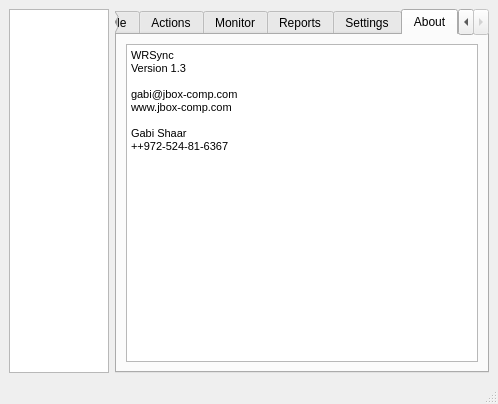
<?xml version="1.0" encoding="UTF-8"?>
<ui version="4.0">
 <class>MainWindow</class>
 <widget class="QMainWindow" name="MainWindow">
  <property name="geometry">
   <rect>
    <x>0</x>
    <y>0</y>
    <width>498</width>
    <height>404</height>
   </rect>
  </property>
  <property name="windowTitle">
   <string>WRSync settings</string>
  </property>
  <widget class="QWidget" name="centralwidget">
   <layout class="QHBoxLayout" name="horizontalLayout_3">
    <item>
     <widget class="QListView" name="tabsView">
      <property name="sizePolicy">
       <sizepolicy hsizetype="Maximum" vsizetype="Expanding">
        <horstretch>0</horstretch>
        <verstretch>0</verstretch>
       </sizepolicy>
      </property>
      <property name="maximumSize">
       <size>
        <width>100</width>
        <height>16777215</height>
       </size>
      </property>
     </widget>
    </item>
    <item>
     <widget class="QTabWidget" name="tabWidget">
      <property name="currentIndex">
       <number>8</number>
      </property>
      <property name="movable">
       <bool>false</bool>
      </property>
      <widget class="QWidget" name="backupsTab">
       <attribute name="title">
        <string>Backups</string>
       </attribute>
       <layout class="QVBoxLayout" name="verticalLayout_6">
        <item>
         <widget class="QListView" name="listView"/>
        </item>
        <item>
         <layout class="QHBoxLayout" name="horizontalLayout_2">
          <item>
           <spacer name="horizontalSpacer_3">
            <property name="orientation">
             <enum>Qt::Horizontal</enum>
            </property>
            <property name="sizeHint" stdset="0">
             <size>
              <width>40</width>
              <height>20</height>
             </size>
            </property>
           </spacer>
          </item>
          <item>
           <widget class="QPushButton" name="pushButton">
            <property name="text">
             <string>Add</string>
            </property>
           </widget>
          </item>
          <item>
           <widget class="QPushButton" name="pushButton_2">
            <property name="text">
             <string>Remove</string>
            </property>
           </widget>
          </item>
         </layout>
        </item>
       </layout>
      </widget>
      <widget class="QWidget" name="sourcesTab">
       <attribute name="title">
        <string>Sources</string>
       </attribute>
       <layout class="QVBoxLayout" name="verticalLayout_2">
        <item>
         <layout class="QHBoxLayout" name="horizontalLayout_5">
          <item>
           <widget class="QPushButton" name="addButton">
            <property name="text">
             <string>Add</string>
            </property>
           </widget>
          </item>
          <item>
           <spacer name="horizontalSpacer">
            <property name="orientation">
             <enum>Qt::Horizontal</enum>
            </property>
            <property name="sizeHint" stdset="0">
             <size>
              <width>40</width>
              <height>20</height>
             </size>
            </property>
           </spacer>
          </item>
          <item>
           <widget class="QPushButton" name="generateFileReportButton">
            <property name="text">
             <string>Generate file map</string>
            </property>
           </widget>
          </item>
          <item>
           <widget class="QPushButton" name="validateSourcesButton">
            <property name="text">
             <string>Validate paths</string>
            </property>
           </widget>
          </item>
         </layout>
        </item>
        <item>
         <widget class="QTextBrowser" name="textBrowser_2">
          <property name="maximumSize">
           <size>
            <width>16777215</width>
            <height>100</height>
           </size>
          </property>
          <property name="html">
           <string>&lt;!DOCTYPE HTML PUBLIC &quot;-//W3C//DTD HTML 4.0//EN&quot; &quot;http://www.w3.org/TR/REC-html40/strict.dtd&quot;&gt;
&lt;html&gt;&lt;head&gt;&lt;meta name=&quot;qrichtext&quot; content=&quot;1&quot; /&gt;&lt;style type=&quot;text/css&quot;&gt;
p, li { white-space: pre-wrap; }
&lt;/style&gt;&lt;/head&gt;&lt;body style=&quot; font-family:'MS Shell Dlg 2'; font-size:8.25pt; font-weight:400; font-style:normal;&quot;&gt;
&lt;p style=&quot; margin-top:0px; margin-bottom:0px; margin-left:0px; margin-right:0px; -qt-block-indent:0; text-indent:0px;&quot;&gt;&lt;span style=&quot; font-size:8pt;&quot;&gt;# Comment&lt;/span&gt;&lt;/p&gt;
&lt;p style=&quot; margin-top:0px; margin-bottom:0px; margin-left:0px; margin-right:0px; -qt-block-indent:0; text-indent:0px;&quot;&gt;&lt;span style=&quot; font-size:8pt;&quot;&gt;- Exclude Filter&lt;/span&gt;&lt;/p&gt;
&lt;p style=&quot; margin-top:0px; margin-bottom:0px; margin-left:0px; margin-right:0px; -qt-block-indent:0; text-indent:0px;&quot;&gt;&lt;span style=&quot; font-size:8pt;&quot;&gt;+ Include Filter&lt;/span&gt;&lt;/p&gt;
&lt;p style=&quot; margin-top:0px; margin-bottom:0px; margin-left:0px; margin-right:0px; -qt-block-indent:0; text-indent:0px;&quot;&gt;&lt;span style=&quot; font-size:8pt;&quot;&gt;C:\Document and Settings&lt;/span&gt;&lt;/p&gt;
&lt;p style=&quot;-qt-paragraph-type:empty; margin-top:0px; margin-bottom:0px; margin-left:0px; margin-right:0px; -qt-block-indent:0; text-indent:0px; font-size:8pt;&quot;&gt;&lt;/p&gt;
&lt;p style=&quot; margin-top:0px; margin-bottom:0px; margin-left:0px; margin-right:0px; -qt-block-indent:0; text-indent:0px;&quot;&gt;&lt;span style=&quot; font-size:8pt;&quot;&gt;* - Matches anything except slashes&lt;/span&gt;&lt;/p&gt;
&lt;p style=&quot; margin-top:0px; margin-bottom:0px; margin-left:0px; margin-right:0px; -qt-block-indent:0; text-indent:0px;&quot;&gt;&lt;span style=&quot; font-size:8pt;&quot;&gt;** - Matches anything&lt;/span&gt;&lt;/p&gt;
&lt;p style=&quot; margin-top:0px; margin-bottom:0px; margin-left:0px; margin-right:0px; -qt-block-indent:0; text-indent:0px;&quot;&gt;&lt;span style=&quot; font-size:8pt;&quot;&gt;Ends with / - specified directory&lt;/span&gt;&lt;/p&gt;
&lt;p style=&quot;-qt-paragraph-type:empty; margin-top:0px; margin-bottom:0px; margin-left:0px; margin-right:0px; -qt-block-indent:0; text-indent:0px; font-size:8pt;&quot;&gt;&lt;/p&gt;
&lt;p style=&quot; margin-top:0px; margin-bottom:0px; margin-left:0px; margin-right:0px; -qt-block-indent:0; text-indent:0px;&quot;&gt;&lt;span style=&quot; font-size:8pt;&quot;&gt;To only backup specific folders end the filters with:&lt;/span&gt;&lt;/p&gt;
&lt;p style=&quot; margin-top:0px; margin-bottom:0px; margin-left:0px; margin-right:0px; -qt-block-indent:0; text-indent:0px;&quot;&gt;&lt;span style=&quot; font-size:8pt;&quot;&gt;+ */&lt;/span&gt;&lt;/p&gt;
&lt;p style=&quot; margin-top:0px; margin-bottom:0px; margin-left:0px; margin-right:0px; -qt-block-indent:0; text-indent:0px;&quot;&gt;&lt;span style=&quot; font-size:8pt;&quot;&gt;- *&lt;/span&gt;&lt;/p&gt;&lt;/body&gt;&lt;/html&gt;</string>
          </property>
         </widget>
        </item>
        <item>
         <layout class="QHBoxLayout" name="horizontalLayout_7">
          <item>
           <widget class="QCheckBox" name="copyOpenFilesCheckBox">
            <property name="text">
             <string>Copy open files</string>
            </property>
           </widget>
          </item>
          <item>
           <widget class="QCheckBox" name="checkBox">
            <property name="text">
             <string>Attach ro removable device</string>
            </property>
           </widget>
          </item>
         </layout>
        </item>
        <item>
         <widget class="QComboBox" name="rulesComboBox"/>
        </item>
       </layout>
      </widget>
      <widget class="QWidget" name="destinationTab">
       <attribute name="title">
        <string>Destination</string>
       </attribute>
       <layout class="QVBoxLayout" name="verticalLayout_4">
        <item>
         <widget class="QComboBox" name="processorComboBox"/>
        </item>
        <item>
         <widget class="QWidget" name="processorConfigWidget" native="true"/>
        </item>
        <item>
         <spacer name="verticalSpacer_2">
          <property name="orientation">
           <enum>Qt::Vertical</enum>
          </property>
          <property name="sizeHint" stdset="0">
           <size>
            <width>20</width>
            <height>344</height>
           </size>
          </property>
         </spacer>
        </item>
       </layout>
      </widget>
      <widget class="QWidget" name="scheduleTab">
       <attribute name="title">
        <string>Schedule</string>
       </attribute>
       <layout class="QVBoxLayout" name="verticalLayout_5">
        <item>
         <layout class="QHBoxLayout" name="horizontalLayout">
          <item>
           <spacer name="horizontalSpacer_2">
            <property name="orientation">
             <enum>Qt::Horizontal</enum>
            </property>
            <property name="sizeHint" stdset="0">
             <size>
              <width>40</width>
              <height>20</height>
             </size>
            </property>
           </spacer>
          </item>
          <item>
           <widget class="QPushButton" name="removeScheduleButton">
            <property name="text">
             <string>Remove</string>
            </property>
           </widget>
          </item>
         </layout>
        </item>
       </layout>
      </widget>
      <widget class="QWidget" name="actionsTab">
       <attribute name="title">
        <string>Actions</string>
       </attribute>
      </widget>
      <widget class="QWidget" name="monitorTab">
       <attribute name="title">
        <string>Monitor</string>
       </attribute>
       <layout class="QVBoxLayout" name="verticalLayout_8">
        <item>
         <widget class="QWidget" name="monitorConfigContainer" native="true">
          <layout class="QVBoxLayout" name="verticalLayout_7">
           <item>
            <widget class="QWidget" name="monitorConfigWidget" native="true"/>
           </item>
           <item>
            <spacer name="verticalSpacer_3">
             <property name="orientation">
              <enum>Qt::Vertical</enum>
             </property>
             <property name="sizeHint" stdset="0">
              <size>
               <width>20</width>
               <height>367</height>
              </size>
             </property>
            </spacer>
           </item>
          </layout>
         </widget>
        </item>
       </layout>
      </widget>
      <widget class="QWidget" name="reportsTab">
       <attribute name="title">
        <string>Reports</string>
       </attribute>
       <layout class="QHBoxLayout" name="horizontalLayout_4">
        <item>
         <widget class="QWidget" name="reportConfigWidget" native="true">
          <layout class="QVBoxLayout" name="verticalLayout_3">
           <item>
            <widget class="QGroupBox" name="reporterGroupBox">
             <property name="title">
              <string>Select reporting methods to configure</string>
             </property>
             <layout class="QVBoxLayout" name="verticalLayout_10">
              <item>
               <widget class="QWidget" name="placeHolderConfigWidget" native="true"/>
              </item>
             </layout>
            </widget>
           </item>
           <item>
            <spacer name="verticalSpacer">
             <property name="orientation">
              <enum>Qt::Vertical</enum>
             </property>
             <property name="sizeHint" stdset="0">
              <size>
               <width>20</width>
               <height>367</height>
              </size>
             </property>
            </spacer>
           </item>
          </layout>
         </widget>
        </item>
       </layout>
      </widget>
      <widget class="QWidget" name="settingsTab">
       <attribute name="title">
        <string>Settings</string>
       </attribute>
       <layout class="QVBoxLayout" name="verticalLayout">
        <item>
         <widget class="QCheckBox" name="disableAutoPlayCheckbox">
          <property name="text">
           <string>Disable autoplay for removable devices</string>
          </property>
         </widget>
        </item>
        <item>
         <layout class="QHBoxLayout" name="horizontalLayout_6">
          <item>
           <widget class="QCheckBox" name="deleteOldLogsCheckBox">
            <property name="text">
             <string>Delete log files older than</string>
            </property>
           </widget>
          </item>
          <item>
           <widget class="QSpinBox" name="maxLogAgeSpinBox"/>
          </item>
          <item>
           <widget class="QLabel" name="label">
            <property name="text">
             <string>Days</string>
            </property>
           </widget>
          </item>
          <item>
           <spacer name="horizontalSpacer_4">
            <property name="orientation">
             <enum>Qt::Horizontal</enum>
            </property>
            <property name="sizeHint" stdset="0">
             <size>
              <width>40</width>
              <height>20</height>
             </size>
            </property>
           </spacer>
          </item>
         </layout>
        </item>
        <item>
         <spacer name="verticalSpacer_4">
          <property name="orientation">
           <enum>Qt::Vertical</enum>
          </property>
          <property name="sizeHint" stdset="0">
           <size>
            <width>20</width>
            <height>300</height>
           </size>
          </property>
         </spacer>
        </item>
       </layout>
      </widget>
      <widget class="QWidget" name="aboutTab">
       <attribute name="title">
        <string>About</string>
       </attribute>
       <layout class="QVBoxLayout" name="verticalLayout_9">
        <item>
         <widget class="QTextBrowser" name="textBrowser">
          <property name="html">
           <string>&lt;!DOCTYPE HTML PUBLIC &quot;-//W3C//DTD HTML 4.0//EN&quot; &quot;http://www.w3.org/TR/REC-html40/strict.dtd&quot;&gt;
&lt;html&gt;&lt;head&gt;&lt;meta name=&quot;qrichtext&quot; content=&quot;1&quot; /&gt;&lt;style type=&quot;text/css&quot;&gt;
p, li { white-space: pre-wrap; }
&lt;/style&gt;&lt;/head&gt;&lt;body style=&quot; font-family:'MS Shell Dlg 2'; font-size:8.25pt; font-weight:400; font-style:normal;&quot;&gt;
&lt;table border=&quot;0&quot; style=&quot;-qt-table-type: root; margin-top:4px; margin-bottom:4px; margin-left:4px; margin-right:4px;&quot;&gt;
&lt;tr&gt;
&lt;td style=&quot;border: none;&quot;&gt;
&lt;p style=&quot; margin-top:0px; margin-bottom:0px; margin-left:0px; margin-right:0px; -qt-block-indent:0; text-indent:0px;&quot;&gt;&lt;span style=&quot; font-size:8pt;&quot;&gt;WRSync&lt;/span&gt;&lt;/p&gt;
&lt;p style=&quot; margin-top:0px; margin-bottom:0px; margin-left:0px; margin-right:0px; -qt-block-indent:0; text-indent:0px;&quot;&gt;&lt;span style=&quot; font-size:8pt;&quot;&gt;Version 1.3&lt;/span&gt;&lt;/p&gt;
&lt;p style=&quot;-qt-paragraph-type:empty; margin-top:0px; margin-bottom:0px; margin-left:0px; margin-right:0px; -qt-block-indent:0; text-indent:0px; font-size:8pt;&quot;&gt;&lt;/p&gt;
&lt;p style=&quot; margin-top:0px; margin-bottom:0px; margin-left:0px; margin-right:0px; -qt-block-indent:0; text-indent:0px;&quot;&gt;&lt;span style=&quot; font-size:8pt;&quot;&gt;gabi@jbox-comp.com&lt;/span&gt;&lt;/p&gt;
&lt;p style=&quot; margin-top:0px; margin-bottom:0px; margin-left:0px; margin-right:0px; -qt-block-indent:0; text-indent:0px;&quot;&gt;&lt;span style=&quot; font-size:8pt;&quot;&gt;www.jbox-comp.com&lt;/span&gt;&lt;/p&gt;
&lt;p style=&quot;-qt-paragraph-type:empty; margin-top:0px; margin-bottom:0px; margin-left:0px; margin-right:0px; -qt-block-indent:0; text-indent:0px; font-size:8pt;&quot;&gt;&lt;/p&gt;
&lt;p style=&quot; margin-top:0px; margin-bottom:0px; margin-left:0px; margin-right:0px; -qt-block-indent:0; text-indent:0px;&quot;&gt;&lt;span style=&quot; font-size:8pt;&quot;&gt;Gabi Shaar&lt;/span&gt;&lt;/p&gt;
&lt;p style=&quot; margin-top:0px; margin-bottom:0px; margin-left:0px; margin-right:0px; -qt-block-indent:0; text-indent:0px;&quot;&gt;&lt;span style=&quot; font-size:8pt;&quot;&gt;++972-524-81-6367&lt;/span&gt;&lt;/p&gt;&lt;/td&gt;&lt;/tr&gt;&lt;/table&gt;&lt;/body&gt;&lt;/html&gt;</string>
          </property>
         </widget>
        </item>
       </layout>
      </widget>
     </widget>
    </item>
   </layout>
  </widget>
  <widget class="QStatusBar" name="statusbar"/>
 </widget>
 <resources/>
 <connections/>
</ui>
